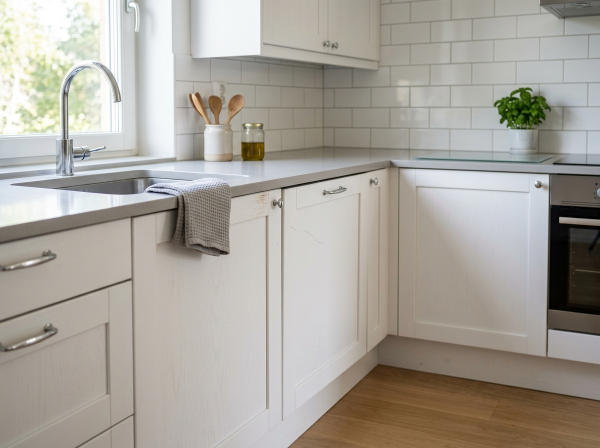
#> input picture seed/images/2024/kitchen/cabinet-base-01.jpg, 1200 x 896 px (shown at 1/2 size)
$ python make_staged.py
#> lines starting #> are read from the running program, lines starting #| are printed output that depends on the picture
"""
make_staged.py — how the 2025/2026 demo photos were made (transparency for judges/reviewers).

RentalMove's seed originally reused the SAME file for every year, so "compare" compared a
photo with itself. These staged captures start from each real 2024 photo, add known marks
(the "ground truth"), then simulate a real handheld re-capture: slight zoom and shift,
exposure/white-balance change, sensor noise and JPEG re-encoding. Because every step is
known, seed/ground-truth.json holds the exact box of every staged change in the new frame,
which scripts/eval-change-detection.ts uses to measure localisation accuracy.

Run:  python seed/make_staged.py      (needs Pillow + numpy)
"""

import json
import random
from pathlib import Path

import numpy as np
from PIL import Image, ImageDraw, ImageEnhance, ImageFilter

ROOT = Path(__file__).resolve().parent
IMG = ROOT / "images"
W, H = 1200, 896
random.seed(11)
np.random.seed(11)


def composite(img, draw_fn, blur, strength, colour):
    layer = Image.new("L", img.size, 0)
    draw_fn(ImageDraw.Draw(layer))
    layer = layer.filter(ImageFilter.GaussianBlur(blur)).point(lambda v: int(v * strength))
    return Image.composite(Image.new("RGB", img.size, colour), img, layer)


# ---- marks, in ORIGINAL (2024) pixel coordinates ---------------------------------------

def kitchen_scratches(d):
    rnd = random.Random(3)
    for _ in range(14):
        x = 632 + rnd.gauss(20, 14); y = 600 + rnd.gauss(30, 22); L = rnd.uniform(12, 48); a = rnd.uniform(-0.25, 0.15)
        d.line([(x, y), (x + L, y + L * a)], fill=rnd.randint(120, 255), width=1)

def kitchen_chip(d): d.ellipse([603, 785, 613, 792], fill=255)

def bath_grout(d, amount):
    rnd = random.Random(5)
    for _ in range(int(420 * amount)):
        t = rnd.random(); x = int(510 + t * 470); y = int(684 - t * 40 + rnd.gauss(0, 5)); r = rnd.choice([1, 1, 2, 2, 3])
        d.ellipse([x - r, y - r, x + r, y + r], fill=rnd.randint(150, 255))
    for _ in range(int(140 * amount)):
        y = rnd.randint(585, 690); x = int(578 + rnd.gauss(0, 4)); r = rnd.choice([1, 2, 2])
        d.ellipse([x - r, y - r, x + r, y + r], fill=220)

def bath_crack(d): d.line([(300, 770), (330, 781), (352, 779), (381, 796), (420, 808), (452, 806)], fill=255, width=2)

def bed_dent(d): d.ellipse([468, 413, 482, 426], fill=255)

def bed_scuffs(d):
    rnd = random.Random(7)
    for _ in range(6):
        x = 545 + rnd.randint(0, 50); y = 520 + rnd.randint(0, 25); d.line([(x, y), (x + rnd.randint(25, 60), y + rnd.randint(-4, 4))], fill=180, width=3)

def living_scratches(d):
    for i in range(5):
        x = 690 + i * 9; d.line([(x, 705 + i * 3), (x + 150, 752 + i * 2)], fill=150, width=2)

def living_mark(d): d.ellipse([936, 408, 962, 428], fill=210)


def capture(img, zoom, ox, oy, exposure, warmth, noise):
    """Simulated handheld re-capture: zoom about the frame, crop at (ox, oy), light change, noise."""
    zw, zh = round(W * zoom), round(H * zoom)
    out = img.resize((zw, zh), Image.LANCZOS).crop((ox, oy, ox + W, oy + H))
    out = ImageEnhance.Brightness(out).enhance(exposure)
    arr = np.asarray(out).astype(np.float32)
    arr[..., 0] *= 1 + warmth; arr[..., 2] *= 1 - warmth
    arr += np.random.normal(0, noise, arr.shape)
    return Image.fromarray(np.clip(arr, 0, 255).astype(np.uint8)), (zoom, ox, oy)


def to_frame(box_px, t):
    zoom, ox, oy = t
    x1, y1, x2, y2 = box_px
    f = lambda x, y: ((x * zoom - ox) / W, (y * zoom - oy) / H)
    a, b = f(x1, y1); c, d = f(x2, y2)
    return [round(max(0, a), 3), round(max(0, b), 3), round(min(1, c), 3), round(min(1, d), 3)]


def main():
    pairs = []
    base = {r: Image.open(IMG / "2024" / r / f).convert("RGB") for r, f in [
        ("kitchen", "cabinet-base-01.jpg"), ("bathroom", "shower-tile-01.jpg"),
        ("bedroom", "bedroom-wall-01.jpg"), ("living_room", "living-floor-01.jpg")]}
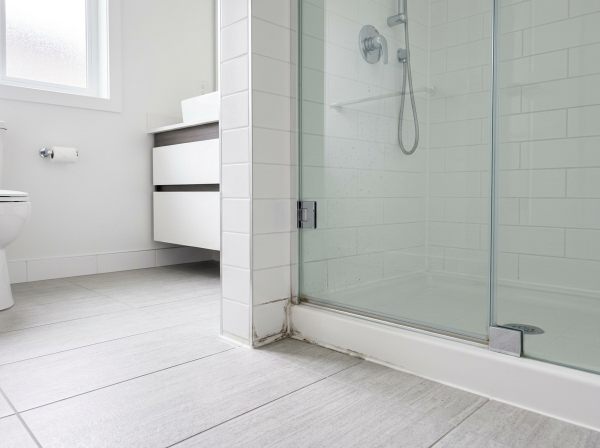
#> input picture seed/images/2024/bathroom/shower-tile-01.jpg, 1200 x 896 px (shown at 1/2 size)
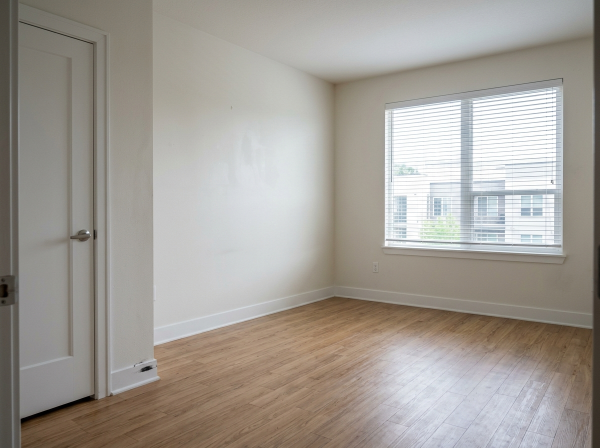
#> input picture seed/images/2024/bedroom/bedroom-wall-01.jpg, 1200 x 896 px (shown at 1/2 size)
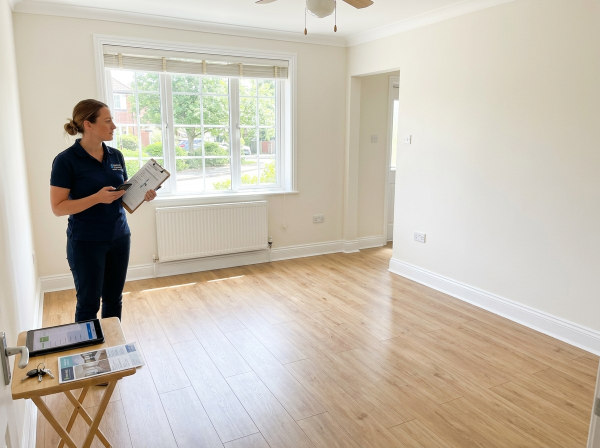
#> input picture seed/images/2024/living_room/living-floor-01.jpg, 1200 x 896 px (shown at 1/2 size)
#> base = 4 items

    specs = [
        # room, year, filename, [(draw, blur, strength, colour, box_px, label, category)], capture params
        ("kitchen", "2025", "cabinet-base-02.jpg", [], (1.03, 22, 14, 1.04, 0.02, 2.0)),
        ("kitchen", "2026", "cabinet-base-03.jpg", [
            (kitchen_scratches, 0.6, 0.55, (96, 86, 76), (606, 560, 732, 681), "cluster of fine scratches", "scratch"),
            (kitchen_chip, 0.8, 0.6, (120, 105, 90), (600, 782, 616, 795), "small chip", "dent")], (1.045, 40, 24, 0.97, -0.015, 2.2)),
        ("bathroom", "2025", "shower-tile-02.jpg", [
            (lambda d: bath_grout(d, 0.45), 1.0, 0.3, (58, 52, 46), (505, 585, 990, 700), "early grout discolouration", "stain")], (1.025, 16, 10, 0.98, 0.01, 2.0)),
        ("bathroom", "2026", "shower-tile-03.jpg", [
            (lambda d: bath_grout(d, 1.0), 1.0, 0.55, (58, 52, 46), (500, 580, 1000, 705), "grout discolouration spread", "stain"),
            (bath_crack, 0.8, 0.7, (58, 52, 46), (296, 766, 456, 812), "hairline floor-tile crack", "crack")], (1.04, 34, 26, 1.03, 0.02, 2.2)),
        ("bedroom", "2026", "bedroom-wall-03.jpg", [
            (bed_dent, 1.6, 0.5, (110, 100, 90), (464, 409, 486, 430), "small wall dent", "dent"),
            (bed_scuffs, 1.4, 0.45, (58, 52, 46), (543, 515, 657, 550), "scuff marks on lower wall", "mark")], (1.035, 30, 18, 0.96, 0.0, 2.4)),
        ("living_room", "2026", "living-floor-03.jpg", [
            (living_scratches, 1.2, 0.35, (58, 52, 46), (688, 703, 880, 764), "floor scratches", "scratch"),
            (living_mark, 1.2, 0.35, (58, 52, 46), (933, 405, 965, 431), "wall mark", "mark")], (1.03, 20, 20, 1.02, -0.01, 2.0)),
    ]

    for room, year, fname, marks, cap in specs:
        img = base[room]
        for draw, blur, strength, colour, *_ in marks:
            img = composite(img, draw, blur, strength, colour)
        zoom, ox, oy, exposure, warmth, noise = cap
        out, t = capture(img, zoom, ox, oy, exposure, warmth, noise)
        dest = IMG / year / room / fname
        dest.parent.mkdir(parents=True, exist_ok=True)
        out.save(dest, quality=87)
        prior = {"kitchen": "cabinet-base-01.jpg", "bathroom": "shower-tile-01.jpg", "bedroom": "bedroom-wall-01.jpg", "living_room": "living-floor-01.jpg"}[room]
        pairs.append({
            "room": room, "prior": f"2024/{room}/{prior}", "current": f"{year}/{room}/{fname}",
            "capture": {"zoom": zoom, "crop_offset_px": [ox, oy], "exposure": exposure, "warmth": warmth, "noise_sigma": noise},
            "changes": [{"label": m[5], "category": m[6], "bbox": to_frame(m[4], t)} for m in marks],
        })
        print(dest.relative_to(ROOT), [p["bbox"] for p in pairs[-1]["changes"]])
#> this loop made 6 passes
#> (exposure, warmth, noise, zw in capture, zh in capture) on passes 2 to 6: (0.97, -0.015, 2.2, 1254, 936), (0.98, 0.01, 2, 1230, 918), (1.03, 0.02, 2.2, 1248, 932), (0.96, 0, 2.4, 1242, 927), (1.02, -0.01, 2, 1236, 923)
#> t on pass 1: (1.03, 22, 14)
#| images/2025/kitchen/cabinet-base-02.jpg []
#| images/2026/kitchen/cabinet-base-03.jpg [[0.494, 0.626, 0.604, 0.767], [0.489, 0.885, 0.503, 0.9]]
#| images/2025/bathroom/shower-tile-02.jpg [[0.418, 0.658, 0.832, 0.79]]
#| images/2026/bathroom/shower-tile-03.jpg [[0.405, 0.644, 0.838, 0.789], [0.228, 0.86, 0.367, 0.913]]
#| images/2026/bedroom/bedroom-wall-03.jpg [[0.375, 0.452, 0.394, 0.477], [0.443, 0.575, 0.542, 0.615]]
#| images/2026/living_room/living-floor-03.jpg [[0.574, 0.786, 0.739, 0.856], [0.784, 0.443, 0.812, 0.473]]
#> pass 1, in capture, `out = img.resize((zw, zh), Image.LANCZOS).crop((ox, oy, ox + W, oy + H))`:
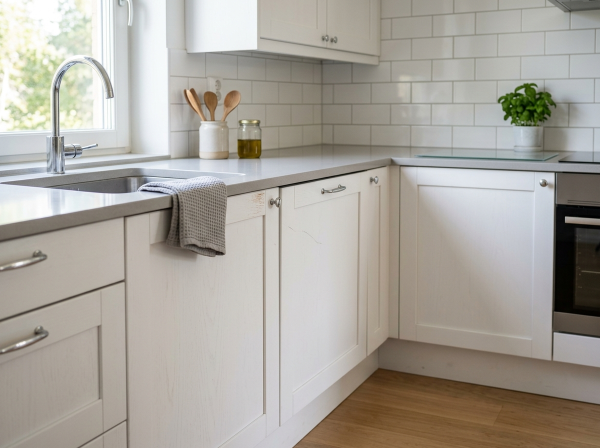
#> out: PIL image 1200x896 RGB (shown at 1/2 size); mean R, G, B 169.4, 164.6, 156.5
#> after the loop:
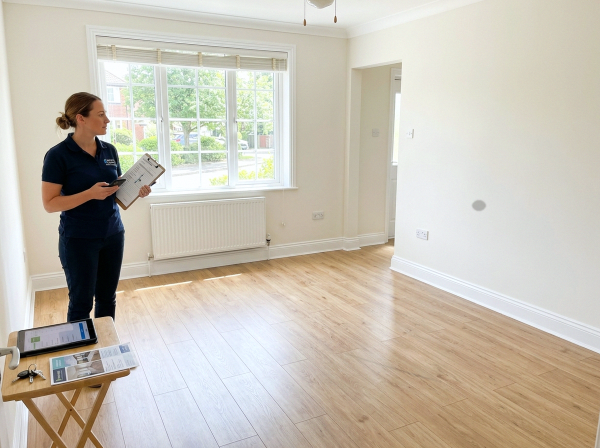
#> out: PIL image 1200x896 RGB (shown at 1/2 size); mean R, G, B 198.5, 191.8, 179.4
#> after the loop, pairs = 6 items

    (ROOT / "ground-truth.json").write_text(json.dumps({
        "_comment": "Staged demo changes made by seed/make_staged.py. Boxes are exact, in each current photo's frame, normalised [x1,y1,x2,y2]. Real-world photos have no ground truth.",
        "pairs": pairs}, indent=2))


if __name__ == "__main__":
    main()
